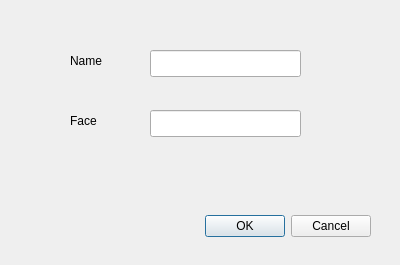
<?xml version="1.0" encoding="UTF-8"?>
<ui version="4.0">
 <class>AddStreamDialog</class>
 <widget class="QDialog" name="AddStreamDialog">
  <property name="geometry">
   <rect>
    <x>0</x>
    <y>0</y>
    <width>400</width>
    <height>265</height>
   </rect>
  </property>
  <property name="windowTitle">
   <string>Dialog</string>
  </property>
  <widget class="QDialogButtonBox" name="buttonBox">
   <property name="geometry">
    <rect>
     <x>30</x>
     <y>210</y>
     <width>341</width>
     <height>32</height>
    </rect>
   </property>
   <property name="orientation">
    <enum>Qt::Horizontal</enum>
   </property>
   <property name="standardButtons">
    <set>QDialogButtonBox::Cancel|QDialogButtonBox::Ok</set>
   </property>
  </widget>
  <widget class="QLabel" name="name_lable">
   <property name="geometry">
    <rect>
     <x>70</x>
     <y>50</y>
     <width>67</width>
     <height>21</height>
    </rect>
   </property>
   <property name="text">
    <string>Name</string>
   </property>
  </widget>
  <widget class="QLabel" name="face_lable">
   <property name="geometry">
    <rect>
     <x>70</x>
     <y>110</y>
     <width>67</width>
     <height>21</height>
    </rect>
   </property>
   <property name="text">
    <string>Face </string>
   </property>
  </widget>
  <widget class="QLineEdit" name="name_edit">
   <property name="geometry">
    <rect>
     <x>150</x>
     <y>50</y>
     <width>151</width>
     <height>27</height>
    </rect>
   </property>
  </widget>
  <widget class="QLineEdit" name="face_edit">
   <property name="geometry">
    <rect>
     <x>150</x>
     <y>110</y>
     <width>151</width>
     <height>27</height>
    </rect>
   </property>
  </widget>
 </widget>
 <resources/>
 <connections>
  <connection>
   <sender>buttonBox</sender>
   <signal>accepted()</signal>
   <receiver>AddStreamDialog</receiver>
   <slot>accept()</slot>
   <hints>
    <hint type="sourcelabel">
     <x>248</x>
     <y>254</y>
    </hint>
    <hint type="destinationlabel">
     <x>157</x>
     <y>274</y>
    </hint>
   </hints>
  </connection>
  <connection>
   <sender>buttonBox</sender>
   <signal>rejected()</signal>
   <receiver>AddStreamDialog</receiver>
   <slot>reject()</slot>
   <hints>
    <hint type="sourcelabel">
     <x>316</x>
     <y>260</y>
    </hint>
    <hint type="destinationlabel">
     <x>286</x>
     <y>274</y>
    </hint>
   </hints>
  </connection>
 </connections>
</ui>
